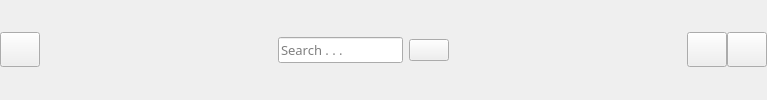
        <widget class="QWidget" name="top_bar_widget" native="true">
         <property name="enabled">
          <bool>true</bool>
         </property>
         <property name="minimumSize">
          <size>
           <width>0</width>
           <height>0</height>
          </size>
         </property>
         <layout class="QHBoxLayout" name="horizontalLayout_2">
          <property name="spacing">
           <number>0</number>
          </property>
          <property name="leftMargin">
           <number>0</number>
          </property>
          <property name="topMargin">
           <number>0</number>
          </property>
          <property name="rightMargin">
           <number>0</number>
          </property>
          <property name="bottomMargin">
           <number>0</number>
          </property>
          <item>
           <widget class="QPushButton" name="change_btn">
            <property name="minimumSize">
             <size>
              <width>35</width>
              <height>35</height>
             </size>
            </property>
            <property name="text">
             <string/>
            </property>
            <property name="icon">
             <iconset resource="resource2.qrc">
              <normaloff>:/icon/icon/justification.png</normaloff>:/icon/icon/justification.png</iconset>
            </property>
            <property name="iconSize">
             <size>
              <width>20</width>
              <height>20</height>
             </size>
            </property>
            <property name="checkable">
             <bool>true</bool>
            </property>
           </widget>
          </item>
          <item>
           <spacer name="horizontalSpacer">
            <property name="orientation">
             <enum>Qt::Horizontal</enum>
            </property>
            <property name="sizeHint" stdset="0">
             <size>
              <width>238</width>
              <height>20</height>
             </size>
            </property>
           </spacer>
          </item>
          <item>
           <layout class="QHBoxLayout" name="horizontalLayout">
            <property name="spacing">
             <number>6</number>
            </property>
            <item>
             <widget class="QLineEdit" name="search_input">
              <property name="minimumSize">
               <size>
                <width>0</width>
                <height>0</height>
               </size>
              </property>
              <property name="font">
               <font>
                <family>Mitr SemiBold</family>
                <pointsize>10</pointsize>
               </font>
              </property>
              <property name="placeholderText">
               <string>Search . . .</string>
              </property>
             </widget>
            </item>
            <item>
             <widget class="QPushButton" name="search_btn">
              <property name="text">
               <string/>
              </property>
              <property name="icon">
               <iconset resource="resource2.qrc">
                <normaloff>:/icon/icon/loupe.png</normaloff>:/icon/icon/loupe.png</iconset>
              </property>
              <property name="iconSize">
               <size>
                <width>20</width>
                <height>20</height>
               </size>
              </property>
             </widget>
            </item>
           </layout>
          </item>
          <item>
           <spacer name="horizontalSpacer_2">
            <property name="orientation">
             <enum>Qt::Horizontal</enum>
            </property>
            <property name="sizeHint" stdset="0">
             <size>
              <width>238</width>
              <height>20</height>
             </size>
            </property>
           </spacer>
          </item>
          <item>
           <widget class="QPushButton" name="listsort_btn">
            <property name="minimumSize">
             <size>
              <width>35</width>
              <height>35</height>
             </size>
            </property>
            <property name="text">
             <string/>
            </property>
            <property name="icon">
             <iconset resource="resource2.qrc">
              <normaloff>:/icon/icon/list.png</normaloff>:/icon/icon/list.png</iconset>
            </property>
            <property name="iconSize">
             <size>
              <width>20</width>
              <height>20</height>
             </size>
            </property>
            <property name="checkable">
             <bool>true</bool>
            </property>
            <property name="autoExclusive">
             <bool>true</bool>
            </property>
           </widget>
          </item>
          <item>
           <widget class="QPushButton" name="locationsort_btn">
            <property name="minimumSize">
             <size>
              <width>35</width>
              <height>35</height>
             </size>
            </property>
            <property name="text">
             <string/>
            </property>
            <property name="icon">
             <iconset resource="resource2.qrc">
              <normaloff>:/icon/icon/maps-and-flags.png</normaloff>:/icon/icon/maps-and-flags.png</iconset>
            </property>
            <property name="iconSize">
             <size>
              <width>20</width>
              <height>20</height>
             </size>
            </property>
            <property name="checkable">
             <bool>true</bool>
            </property>
            <property name="autoExclusive">
             <bool>true</bool>
            </property>
           </widget>
          </item>
         </layout>
        </widget>
